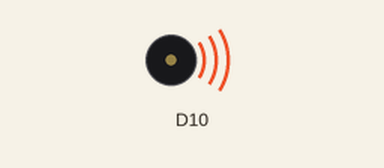
This program was run on a simulated CircuitPython board. Shown: buzzer (waves = sounding).

Above: at 0.1 s.
Timing chart, 0 to 40.0 s (numbered marks = the images above):
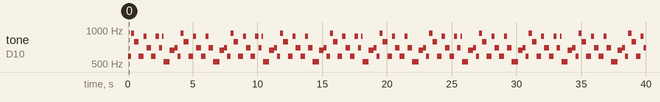

The program:

main.py
```python
"""
DEPRECATED: OLD CODE FOR THE BUZZER SONGS
"""
import board
import simpleio


# Define pin connected to piezo buzzer.
PIEZO_PIN = board.D10

# All needed notes
notes = {
    "C" : 523,
    "C#" : 554,
    "D" : 587,
    "D#" : 622,
    "E" : 659,
    "F" : 698,
    "F#" : 740,
    "G" : 784,
    "G#" : 830,
    "A": 880,
    "A#" : 932,
    "B" : 987
}

# Crab rave song
crab_rave = [("D", 0.24),
            ("A#", 0.24),
            ("G", 0.24),
            ("G", 0.12),
            ("D", 0.24),
            ("D", 0.12),
            ("A", 0.24),
            ("F", 0.24),
            ("F", 0.12),
            ("D", 0.24),
            ("D", 0.12),
            ("A", 0.24),
            ("F", 0.24),
            ("A", 0.12),
            ("C", 0.24),
            ("C", 0.24),
            ("E", 0.24),
            ("E", 0.12),
            ("F", 0.24),
            ("D", 0.24),
            ("A#", 0.24),
            ("G", 0.24),
            ("G", 0.12),
            ("D", 0.24),
            ("D", 0.12),
            ("A", 0.24),
            ("F", 0.24),
            ("F", 0.12),
            ("D", 0.24),
            ("D", 0.12),
            ("A", 0.24),
            ("F", 0.24),
            ("F", 0.12),
            ("C", 0.24),
            ("C", 0.24),
            ("E", 0.24),
            ("E", 0.12),
            ("F", 0.24)]

# Main loop will go through each tone in order up and down.
while True:
    # Play tones going from start to end of list.
    for i in range(len(crab_rave)):
        simpleio.tone(PIEZO_PIN, notes[crab_rave[i][0]], duration=crab_rave[i][1])
```

Measured:
- by itself, tone on D10: plays 587 Hz for 0.24 s, 932 Hz for 0.24 s, 784 Hz for 0.36 s, 587 Hz for 0.36 s, 880 Hz for 0.24 s, 698 Hz for 0.36 s … (131 notes in this stretch)
